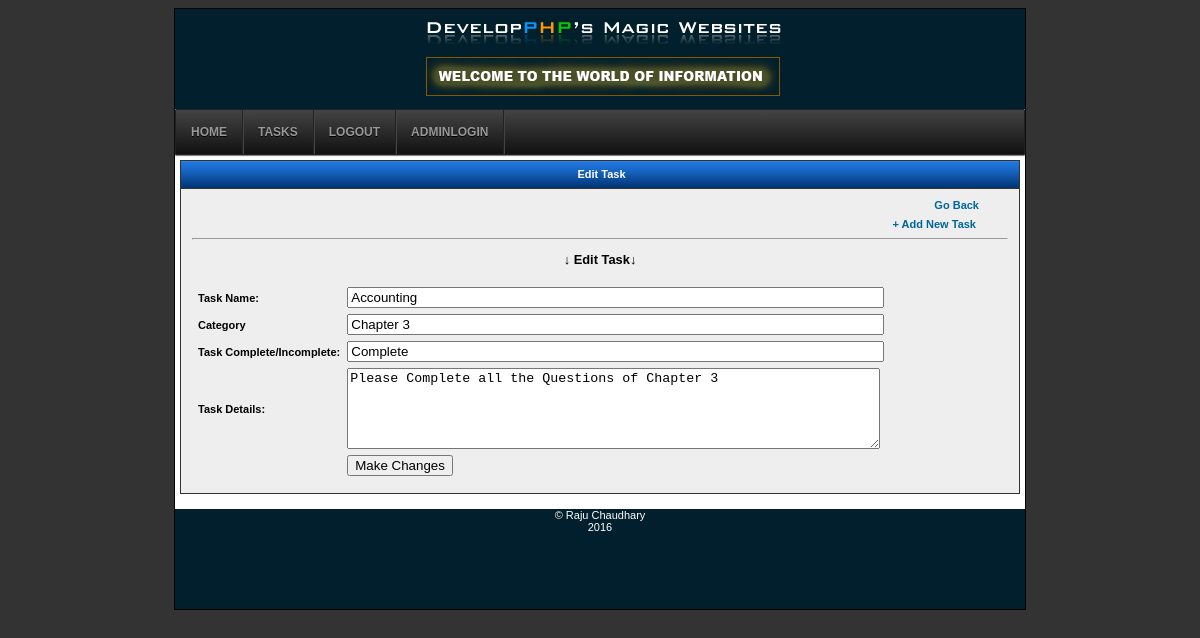
The page /admin/edittask.php?pid=2 (signed in) on the database its author committed.
### tables this page shows
CREATE TABLE IF NOT EXISTS `tasks` (
  `id` int(11) NOT NULL AUTO_INCREMENT,
  `task_name` varchar(250) NOT NULL,
  `category` varchar(300) NOT NULL,
  `taskcom_incomp` varchar(250) NOT NULL,
  `details` text NOT NULL,
  `date_added` date NOT NULL,
  PRIMARY KEY (`id`)
);

### admin/edittask.php (the view, shortened to what this page needs)
<?php
if (isset($_GET['pid'])) {
	$targetID = $_GET['pid'];
    $sql = mysql_query("SELECT * FROM tasks WHERE id='$targetID' LIMIT 1");
    $Count = mysql_num_rows($sql);
    if ($Count > 0) {
	    while($row = mysql_fetch_array($sql)){
			 $task_name = $row["task_name"];
			 $category = $row["category"];
			 $taskcom_incomp = $row['taskcom_incomp'];
			 $details = $row["details"];
        }
    } else {
	    echo "Sorry!.";
		exit();
    }
}
?>
<!DOCTYPE html PUBLIC "-//W3C//DTD XHTML 1.0 Transitional//EN" "http://www.w3.org/TR/xhtml1/DTD/xhtml1-transitional.dtd">
<html xmlns="http://www.w3.org/1999/xhtml">
<head>
<link rel="stylesheet" href="../style.css" type="text/css" media="screen"/>
</head>
<body>
<div id="main">
<div id="header">
</div>
<div id="menu">
<li><a href="Index.php">Home</a></li>
<li><a href="viewtask.php">Tasks</a></li>
<li><a href="logout.php">logOut</a></li>
<li><a href="admin_login.php">AdminLogin</a></li>
</div>
<div id="menu-tengah">
<div id="bg_menu" align="center">Edit Task</div>
<div id="content_menu">
<div align="right" style="margin-right:32px;"><a href="index.php">Go Back</a></div>
<table width="100%" border="0" align="center">
  <tr>
    <td><div align="right" style="margin-right:32px;"><a href="addtask.php#taskForm">+ Add New Task</a></div>
    <hr />
    <h3 align="center">
    &darr; Edit Task&darr; </h3>
    <Form action="edittask.php" enctype="multipart/form-data" name="myForm" id="myform" method="post">
  <table width="90%" border="0" cellpadding="0" cellspacing="6">
  <tr>
    <td width="20%">Task Name:</td>
    <td width="80%"><label>
    <input name="task_name" type="text" id="task_name" size="64" value="<?php echo $task_name;?>"  />
    </label>
    </td>
  </tr>
    <td>Category</td>
    <td><label>
    <input name="category" type="text" id="category" size="64" value="<?php echo $category;?>" />
    </label></td>
  </tr>
  <tr>
    <td>Task Complete/Incomplete:</td>
    <td><label>
    <input name="taskcom_incomp" type="text" id="taskcom_incomp" size="64" value="<?php echo $taskcom_incomp;?>" />
    </label></td>
  </tr>
  <tr>
    <td>Task Details:</td>
    <td><label>
    <textarea name="details" id="details" cols="64" rows="5"><?php echo $details;?></textarea>
    </label></td>
  </tr>
  <tr>
    <td>&nbsp;</td>
    <td><label>
    <input type="Submit" name="button"  id="button"  value="Make Changes"/>  </label></td>
  </tr>
</table>
</div>
</div>
<div id="footer">&copy; Raju Chaudhary <br/>
2016
</div>
</div>
</body>
</html>

### style.css (style rules this page uses)
body { background-color : #333333; font-family:"Lucida Sans Unicode", "Lucida Grande", sans-serif; font-size : 11px; }
#main { background-color : #ffffff; width : 850px; margin : 0 auto; border : 1px solid #000000; }
#header { background-image:url(images/logo.jpg); height:100px; width:850px; }
#menu, #menu ul { margin: 0; padding: 0; list-style: none; }
#menu { margin: 0 auto; border: 1px solid #222; background-color: #111; background-image: linear-gradient(#444, #111); border-radius: 1px; box-shadow: 0 1px 1px #777; }
#menu:before, #menu:after { content: ""; display: table; }
#menu:after { clear: both; }
#menu { zoom:1; }
#menu li { float: left; border-right: 1px solid #222; box-shadow: 1px 0 0 #444; position: relative; }
#menu a { float: left; padding: 15px 15px; color: #999; text-transform: uppercase; font: bold 12px Arial, Helvetica; text-decoration: none; text-shadow: 0 1px 0 #000; }
#footer { background:url(images/footer1.jpg); background-color:#011f2c; font-family:Verdana, Geneva, sans-serif; color:#FFF; text-align:center; height:100px; width:850px; }
#menu-tengah { margin : 5px; width : 840px; float : left; }
#bg_menu { background-color : #CCC; background-image : url(images/menu.gif); border : 1px solid #333; border-bottom : 0px; padding : 7px; padding-left : 10px; color : #ffffff; font-weight : bold; font-size : 11px; height : 13px; }
#content_menu { background-color : #eeeeee; border : 1px solid #333; line-height : 16px; padding : 8px; margin-bottom : 10px; font-weight: bold; }
#content_menu a { color: #006699; font-size: 11px; text-decoration:none; }

### rows shown on the page
tasks: task_name "Accounting", category "Chapter 3", taskcom_incomp "Complete", details "Please Complete all the Questions of Chapter 3"
